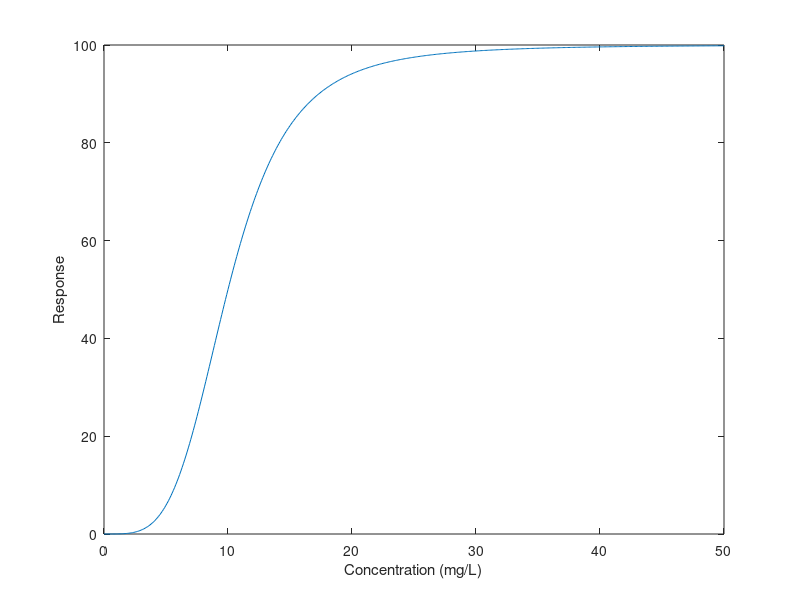

The MATLAB source for this figure:
% Define the parameters of the PD model
EC50 = 10; % concentration at which the response is 50% of the maximum response
Emax = 100; % maximum response
n = 4; % Hill coefficient

% Define the concentration points at which the PD model will be evaluated
concentration = 0:0.1:50; % concentration points (mg/L)

% Compute the response at each concentration point
response = Emax * concentration.^n ./ (EC50^n + concentration.^n);

% Plot the response versus concentration curve
plot(concentration, response);
xlabel('Concentration (mg/L)');
ylabel('Response');
% This code defines a PD model with an EC50 (concentration at which the response is 50% of the maximum response) of 10 mg/L, 
% a maximum response of 100, and a Hill coefficient of 4. The PD model is then evaluated at a series of concentration 
% points and the response is computed using a simple Hill equation. Finally, the response versus concentration curve is 
% plotted.